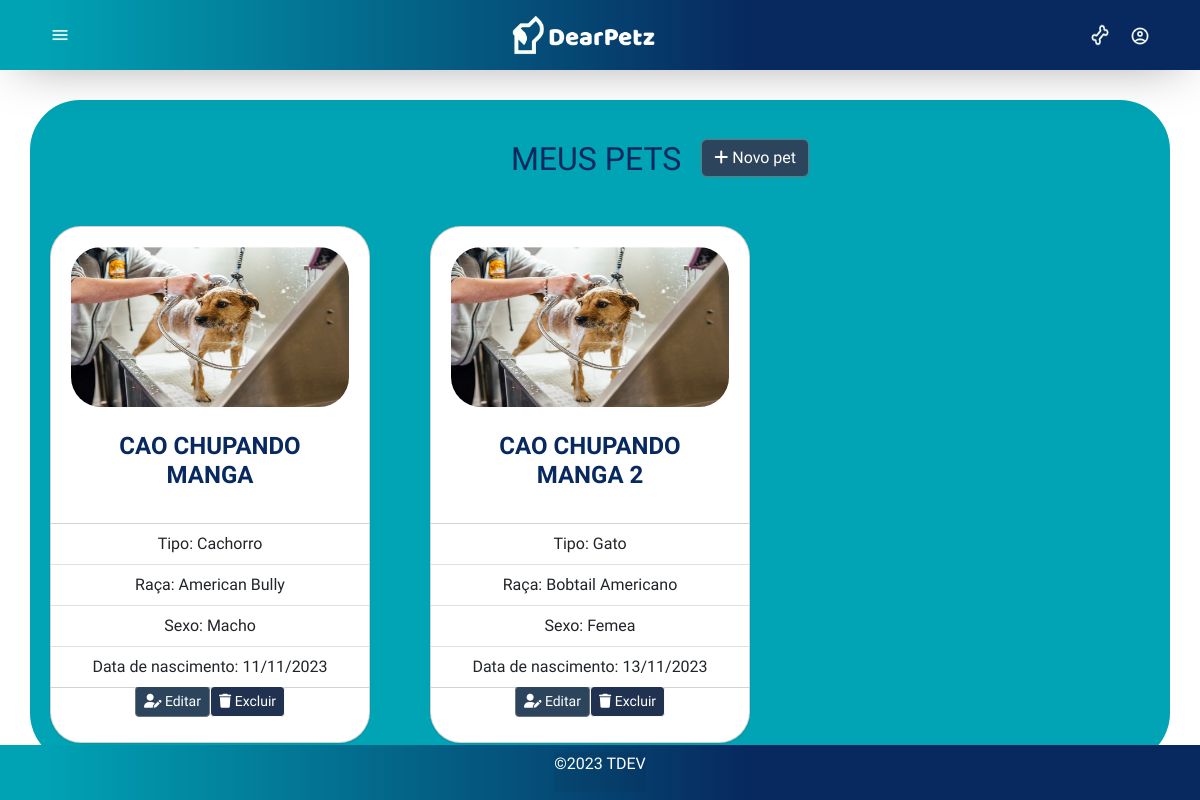
The page /pet/index.php (signed in) on the database its author committed.
### tables this page shows
CREATE TABLE `pets` (
  `id` int(11) NOT NULL,
  `id_tutor` int(11) NOT NULL,
  `nome` varchar(50) NOT NULL,
  `tipo` varchar(20) NOT NULL,
  `sexo` varchar(10) NOT NULL,
  `raca` varchar(50) NOT NULL,
  `datanasc` varchar(11) NOT NULL,
  `foto` varchar(30) DEFAULT NULL
);

### protecao/protect.php (called while the page is built, shortened)
<?php
include_once(HEADER_TEMPLATE);
?>

### inc/database.php (called while the page is built, shortened)
<?php
	 function open_database() {
		try {
			$conn = new mysqli(DB_HOST, DB_USER, DB_PASSWORD, DB_NAME);
			$conn -> set_charset ("utf8");
			return $conn;
		} catch (Exception $e) {
			echo "<h3>Ocorreu um erro:\n<br>".$e->getMessage(). "</h3>";
			return null;
		}
	}
function filter( $table = null, $p = null ) {
	$database = open_database();
	$found = null;
	try {
	  if ($p) {
		$sql = "SELECT * FROM " . $table . " WHERE " . $p;
		$result = $database->query($sql);
		if ($result->num_rows> 0) {
		  $found = array();
		  while ($row = $result->fetch_assoc()) {
			array_push($found, $row);
		  }
		} else {
			throw new Exception ("Não foram encontrados registros de dados!");
		}
	  }
	} catch (Exception $e) {
	  $_SESSION['message'] = "Ocorreu um erro: " . $e->GetMessage();
	  $_SESSION['type'] = 'danger';
	}
	return $found;
  }
	function FormataData($data){
		$da = new DateTime ($data);
		return $da->format ("d/m/Y");
	  }

### pet/functions.php (called while the page is built, shortened)
<?php
function index($id=null) {
  $id = $_SESSION['id'];
  $pets = filter('pets', "id_tutor =  $id");
}
?>

### pet/index.php (the view, shortened to what this page needs)
<?php
include('../protecao/protect.php');
    require_once('functions.php');
    index();
?>
<div style="background-color: #00a4b4; border-radius: 50px; margin-top:30px">
	<div style="padding: 20px">
		<header style="margin-top:10px;">
			<div style="display: flex;flex-direction: row;justify-content: center; align-items: center;margin-left: 120px">
				<h2>MEUS PETS</h2>
				<?php if(isset($_SESSION['id'])):?>
					<a class="btn btn-secondary" href="add.php" style="margin-left:20px"><i class="fa fa-plus"></i> Novo pet</a>
				<?php endif; ?>
			</div>
		</header>
	</div>
	<div class="container text-center">
  		<div class="row">
			<?php if ($pets) : ?>
				<?php foreach ($pets as $pet) : ?>
							<div class="col-md-4"style="padding: 20px;  padding-right: 300px;">
								<div class="card" style="width: 20rem;">
									<?php
										if (!empty($pet['foto'])){
											echo  "<img src=\"imagens/" . $pet['foto'] . "\" class=\"card-img-top\" width=\"200px\"height=\"200px\">";
										}else{
											echo  "<img src=\"imagens/SemImagem.png\" class=\"card-img-top\" width=\"200px\"height=\"200px\">";
										}
									?>
									<div class="card-body">
										<h4 class="card-title"style=" display: flex;flex-direction: row;justify-content: center; align-items: center;"><?php echo $pet['nome']; ?></h5>
									</div>
									<ul class="list-group list-group-flush">
										<li class="list-group-item">Tipo: <?php echo $pet['tipo']; ?></li>
										<li class="list-group-item">Raça: <?php echo $pet['raca']; ?></li>
										<li class="list-group-item">Sexo: <?php echo $pet['sexo']; ?></li>
										<li class="list-group-item">Data de nascimento: <?php $d = new Datetime($pet['datanasc']); echo FormataData($pet['datanasc']);?></li>
									</ul>
									<div class="card-body"style=" display: flex;flex-direction: row;justify-content: center; align-items: center;" >
										<?php if(isset($_SESSION['id'])):?>
											<a href="edit.php?id=<?php echo $pet['id']; ?>" class="btn btn-sm btn-secondary"><i class="fa-solid fa-user-pen"></i> Editar</a>
											<a href="#" class="btn btn-sm btn-light" data-bs-toggle="modal" data-bs-target="#delete-pet-modal" data-pet="<?php echo $pet['id']; ?>"><i class="fa fa-trash"></i> Excluir</a>
										<?php endif; ?>
									</div>
								</div>
							</div>
				<?php endforeach; ?>
			<?php else : ?>
				<p>Você ainda não possui Pets</p>
			<?php endif; ?>
		</div>
	</div>
</div>
<?php
	include(FOOTER_TEMPLATE);
?>

### inc/header.php (shortened to what this page needs)
<!DOCTYPE html>
<html lang="en">
  <head>
		<link rel="stylesheet" href="<?php echo BASEURL; ?>css/bootstrap.css">
	<link rel="stylesheet" href="<?php echo BASEURL; ?>css/custom.css">
	<link rel="stylesheet" href="<?php echo BASEURL; ?>css/reset.css" />
    <link rel="stylesheet" href="<?php echo BASEURL; ?>css/header.css" />
    <link rel="stylesheet" href="<?php echo BASEURL; ?>css/global-style.css" />
    <link rel="stylesheet" href="<?php echo BASEURL; ?>css/secao-bem-vindos.css" />
    <link rel="stylesheet" href="<?php echo BASEURL; ?>css/secao-empresas.css" />
    <link rel="stylesheet" href="<?php echo BASEURL; ?>css/footer.css" />
    <link rel="stylesheet" href="<?php echo BASEURL; ?>css/responsivo.css" />
    <link rel="stylesheet" href="<?php echo BASEURL; ?>css/scrollbar.css">
    <link rel="stylesheet" href="<?php echo BASEURL; ?>css/bootstrap/bootstrap.min.css">
	<link rel="stylesheet" href="<?php echo BASEURL; ?>css/awesome/all.min.css">
	<link rel="stylesheet" href="<?php echo BASEURL; ?>css/style.css">
	<link rel="stylesheet" href="https://cdnjs.cloudflare.com/ajax/libs/font-awesome/6.4.2/css/all.min.css"
 />
  </head>
  <body>
    <header class="header">
      <div class="header-div">
        <img
          class="icone-menu"
          src="<?php echo BASEURL?>images/icons/IconMenu.png"
          alt="Icone de Menu"
        />
        <a href="<?php echo BASEURL; ?>">
          <img class="logo" src="<?php echo BASEURL?>images/Logo.png" alt="Logo da página" />
				</a>
        <nav class="navegacao">
        <img
              class="icone-osso"
              src="<?php echo BASEURL?>images/icons/osso.png"
              alt="Icone de osso"
            />
          <?php if ((isset($_SESSION['id_empresa']) & $_SESSION['id_empresa'] != null) || (isset($_SESSION['id']))): ?>
            <a class="nav-link" data-bs-toggle="modal" data-bs-target="#usuarioModal">
              <img
                class="icone-usuario"
                src="<?php echo BASEURL?>images/icons/conta.png"
                alt="Icone de usuário"
              />
            </a>
          <?php endif;?>
        </nav>
      </div>
    </header>
  <main>

### inc/footer.php (shortened to what this page needs)
</main>
<footer class="footer" >
	<?php
		$d = new DateTime("now");
		$d->format('Y');
	?>
	<div  style="background-color: rgba(0, 0, 0, 0.05);">
		<p style="color: #fff;">&copy;<?php echo $d->format('Y');?> TDEV </p>
	</div>
</footer>
	<link rel="stylesheet" href="https://cdnjs.cloudflare.com/ajax/libs/font-awesome/6.4.2/css/all.min.css" />
</body>
</html>

### css/custom.css (style rules this page uses)
:root { --amarelo: #ffcc00; --cinza: #cccccc; }

### css/header.css (style rules this page uses)
.header { background: linear-gradient(90deg, #00a3b4 3.36%, rgba(7, 41, 95) 62.36%); width: 100%; box-shadow: 0px 10px 50px -20px rgba(0, 0, 0, 0.5); position: relative; }
.header .header-div { margin: 0 auto; height: 70px; display: flex; align-items: center; justify-content: space-between; padding: var(--padding-padrao); }
.header .logo { width: 150px; }
.header img { width: 20px; }
.header .icone-menu:hover, .header .navegacao .icone-osso, .header .navegacao .icone-usuario { cursor: pointer; }
.header .navegacao { display: flex; gap: 20px; }

### css/global-style.css (style rules this page uses)
:root { --largura-da-pagina: 1440px; --padding-padrao: 0 50px; }
main { overflow-y: scroll; height: calc(100% - 70px); }
body { font-family: "Montserrat", sans-serif; display: flex; flex-direction: column; align-items: center; overflow: hidden; height: 100vh; }

### css/footer.css (style rules this page uses)
.footer { height: 60px; background: linear-gradient(90deg, #00a3b4 3.36%, rgba(7, 41, 95) 62.36%); width: 100%; display: flex; align-items: center; justify-content: center; color: white; }

### css/style.css (style rules this page uses)
.btn-light, .btn-default, input, select { font-family: 'Roboto Condensed', sans-serif; color: #FFF; background-color:#20324F; }
.btn-secondary { font-family: 'Roboto Condensed', sans-serif; color: #FFF; background-color: #2C445C; }
#actions, h2 { font-family: 'Roboto Condensed', sans-serif; margin-top: 10px; }
h5,h2, H4, label { font-family: 'Roboto Condensed', sans-serif; color: whitesmoke; }
h4 { font-family: 'Roboto Condensed', sans-serif; padding-top: 7px; }
p { color: whitesmoke; font-family: 'Roboto Condensed', sans-serif; }
body { font-family: 'Roboto Condensed', sans-serif; overflow-x: hidden; }
a { text-decoration: none; color: currentColor; }
* { padding: 0; margin: 0; box-sizing: border-box; }
.card-img-top { border-radius: 50px; padding: 20px; }
.card { border-radius: 31px; box-shadow: rgba(0, 0, 0, 0.1) 0px 1px 2px 0px; }
.card-title { color: #07295F; font-weight: bold; letter-spacing: 0,3px; text-transform: uppercase; }
.card-body { padding: 25px; margin-top: -27px; flex-direction: column; }
h2,label, p, a { color: #07295F; }

### rows shown on the page
pets: foto (picture), nome "CAO CHUPANDO MANGA", tipo "Cachorro", raca "American Bully", sexo "Macho", datanasc "11/11/2023"
pets: foto (picture), nome "CAO CHUPANDO MANGA 2", tipo "Gato", raca "Bobtail Americano", sexo "Femea", datanasc "13/11/2023"

### other values the page prints
$d->format('Y') "2023"
